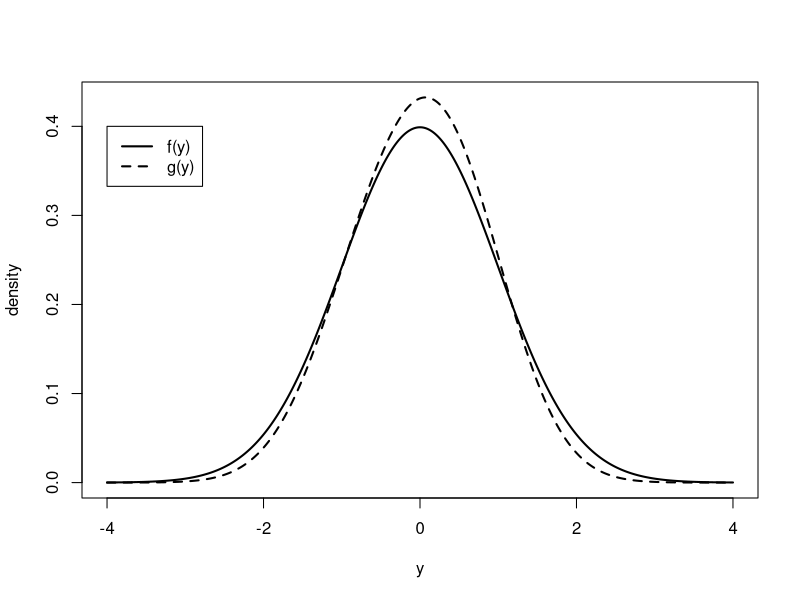
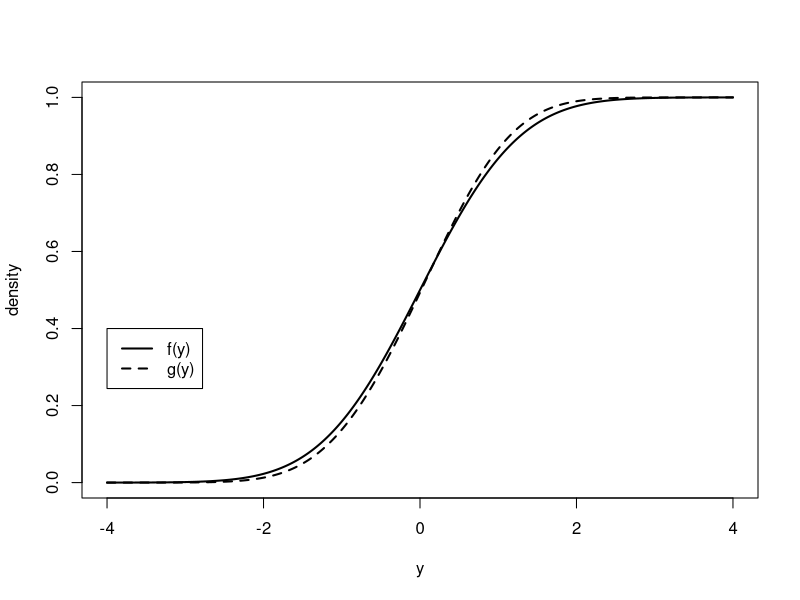
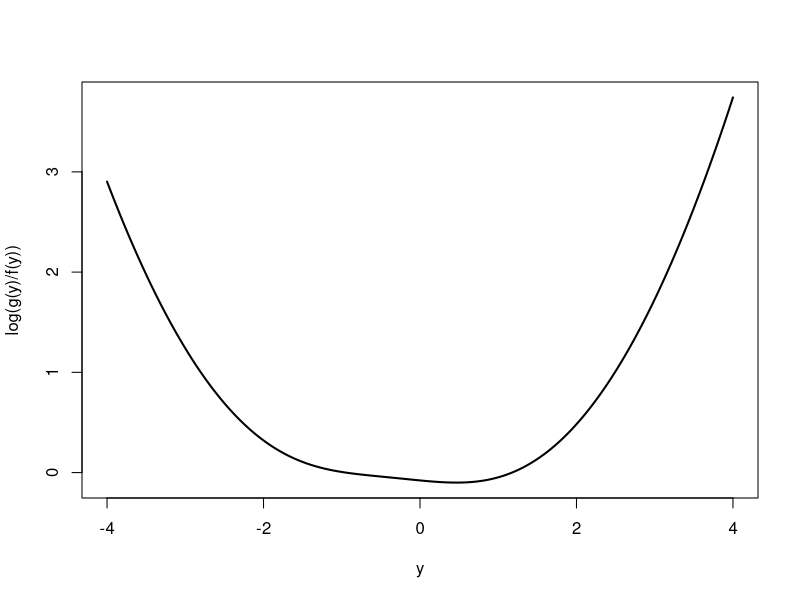
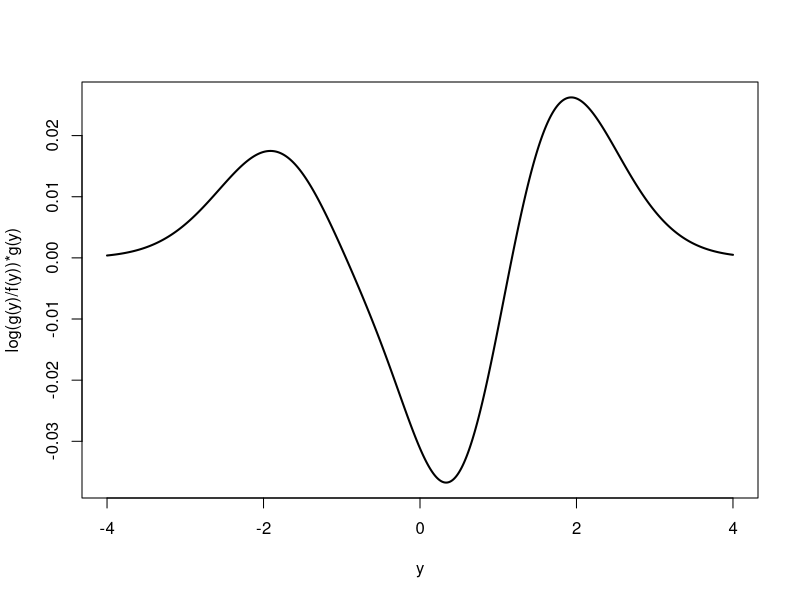
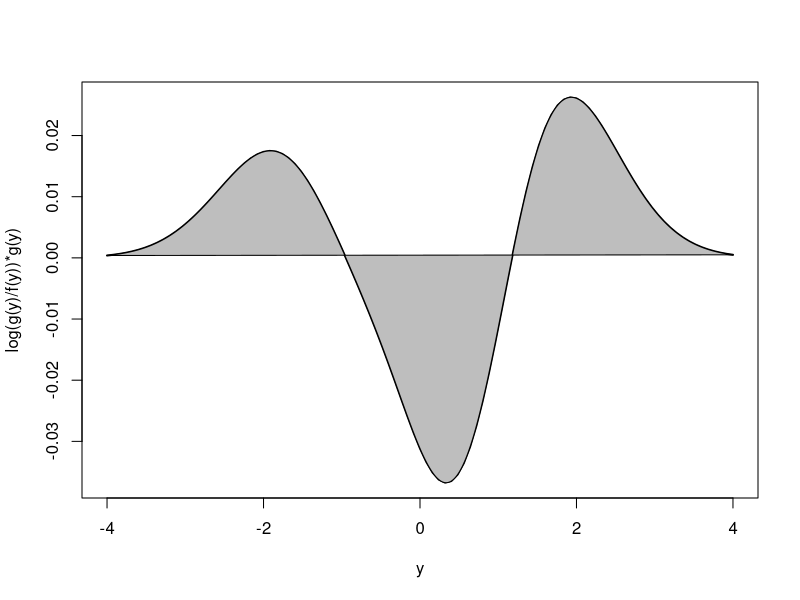

The R source for these figures, in order:
# Script: Kullback_Leibler_Divergence_Example.R
# Description: This script calculates and visualizes the Kullback-Leibler divergence between two probability distributions.
# It generates multiple plots, which can optionally be saved as PDF files.

# Flag to control PDF generation
generate_pdf <- FALSE  # Set to FALSE if you do not want to generate PDF files

# Define the sequence of x values
x <- seq(-4, 4, by = 0.001)

# Define the first probability density function (PDF) f1
f1 <- function(x) {
  return(0.4 * dnorm(x, mean = -0.6, sd = 0.75) +
           0.6 * dnorm(x, mean = 0.4, sd = 0.75))
}

# Define the second probability density function (PDF) f2 (standard normal distribution)
f2 <- function(x) {
  return(dnorm(x))
}

# Define the cumulative distribution function (CDF) F1 corresponding to f1
F1 <- function(x) {
  return(0.4 * pnorm(x, mean = -0.6, sd = 0.75) +
           0.6 * pnorm(x, mean = 0.4, sd = 0.75))
}

# Define the cumulative distribution function (CDF) F2 corresponding to f2
F2 <- function(x) {
  return(pnorm(x))
}

# Define the Kullback-Leibler divergence function
KL <- function(x) {
  log(f2(x) / f1(x)) * f2(x)
}

# Generate plot comparing f1 and f2
if (generate_pdf) {pdf("plot.KL.1.pdf", height = 4, width = 8)}
plot(x, f1(x), type = "l", lwd = 2, lty = 2, ylab = "density", xlab = "y")
lines(x, f2(x), lty = 1, lwd = 2)
legend(-4, 0.4, lty = c(1, 2), lwd = 2, c("f(y)", "g(y)"))
if (generate_pdf) {dev.off()}

# Generate plot comparing F1 and F2
if (generate_pdf) {pdf("plot.KL.KS.pdf", height = 4, width = 8)}
plot(x, F1(x), type = "l", lwd = 2, lty = 2, ylab = "density", xlab = "y")
lines(x, F2(x), lty = 1, lwd = 2)
legend(-4, 0.4, lty = c(1, 2), lwd = 2, c("f(y)", "g(y)"))
if (generate_pdf) {dev.off()}

# Generate plot for log(f2(x)/f1(x))
if (generate_pdf) {pdf("plot.KL.2.pdf", height = 4, width = 8)}
plot(x, log(f2(x) / f1(x)), ylab = "log(g(y)/f(y))", xlab = "y", type = "l", lwd = 2)
if (generate_pdf) {dev.off()}

# Generate plot for log(f2(x)/f1(x)) * f2(x)
if (generate_pdf) {pdf("plot.KL.3.pdf", height = 4, width = 8)}
plot(x, log(f2(x) / f1(x)) * f2(x), ylab = "log(g(y)/f(y))*g(y)", xlab = "y", type = "l", lwd = 2)
if (generate_pdf) {dev.off()}

# Generate plot from above with a shaded area between the curve and the x-axis
if (generate_pdf) {pdf("plot.KL.4.pdf", height = 4, width = 8)}
curve(KL, from = min(x), to = max(x), ylab = "log(g(y)/f(y))*g(y)", xlab = "y", type = "l", lwd = 2)
x1 <- c(x, min(x))
polygon(x1, y = KL(x1), col = "grey")
if (generate_pdf) {dev.off()}
